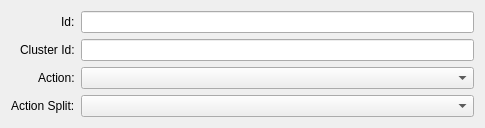
<?xml version="1.0" encoding="UTF-8"?>
<ui version="4.0">
 <class>EditorPropertyWidget</class>
 <widget class="QWidget" name="EditorPropertyWidget">
  <property name="geometry">
   <rect>
    <x>0</x>
    <y>0</y>
    <width>485</width>
    <height>128</height>
   </rect>
  </property>
  <property name="sizePolicy">
   <sizepolicy hsizetype="Preferred" vsizetype="Minimum">
    <horstretch>0</horstretch>
    <verstretch>0</verstretch>
   </sizepolicy>
  </property>
  <property name="windowTitle">
   <string>EditorPropertyWidget</string>
  </property>
  <layout class="QHBoxLayout" name="horizontalLayout">
   <item>
    <layout class="QFormLayout" name="formLayout">
     <property name="sizeConstraint">
      <enum>QLayout::SetDefaultConstraint</enum>
     </property>
     <property name="fieldGrowthPolicy">
      <enum>QFormLayout::ExpandingFieldsGrow</enum>
     </property>
     <property name="rowWrapPolicy">
      <enum>QFormLayout::DontWrapRows</enum>
     </property>
     <property name="labelAlignment">
      <set>Qt::AlignRight|Qt::AlignTrailing|Qt::AlignVCenter</set>
     </property>
     <item row="0" column="0">
      <widget class="QLabel" name="idLabel">
       <property name="text">
        <string>Id:</string>
       </property>
      </widget>
     </item>
     <item row="0" column="1">
      <widget class="QLineEdit" name="idLineEdit">
       <property name="enabled">
        <bool>true</bool>
       </property>
       <property name="readOnly">
        <bool>true</bool>
       </property>
      </widget>
     </item>
     <item row="1" column="0">
      <widget class="QLabel" name="clusterIdLabel">
       <property name="text">
        <string>Cluster Id:</string>
       </property>
      </widget>
     </item>
     <item row="1" column="1">
      <widget class="QLineEdit" name="clusterIdLineEdit">
       <property name="enabled">
        <bool>true</bool>
       </property>
       <property name="readOnly">
        <bool>true</bool>
       </property>
      </widget>
     </item>
     <item row="2" column="0">
      <widget class="QLabel" name="actionLabel">
       <property name="text">
        <string>Action:</string>
       </property>
      </widget>
     </item>
     <item row="3" column="0">
      <widget class="QLabel" name="actionSplitLabel">
       <property name="text">
        <string>Action Split:</string>
       </property>
      </widget>
     </item>
     <item row="3" column="1">
      <widget class="QComboBox" name="actionSplitComboBox">
       <property name="sizePolicy">
        <sizepolicy hsizetype="Expanding" vsizetype="Fixed">
         <horstretch>0</horstretch>
         <verstretch>0</verstretch>
        </sizepolicy>
       </property>
       <property name="sizeAdjustPolicy">
        <enum>QComboBox::AdjustToContentsOnFirstShow</enum>
       </property>
       <property name="modelColumn">
        <number>0</number>
       </property>
      </widget>
     </item>
     <item row="2" column="1">
      <widget class="QComboBox" name="actionComboBox">
       <property name="sizePolicy">
        <sizepolicy hsizetype="Expanding" vsizetype="Fixed">
         <horstretch>0</horstretch>
         <verstretch>0</verstretch>
        </sizepolicy>
       </property>
      </widget>
     </item>
    </layout>
   </item>
  </layout>
 </widget>
 <layoutdefault spacing="6" margin="11"/>
 <resources/>
 <connections/>
 <slots>
  <slot>onActionSplitChanged(int)</slot>
  <slot>onActionChanged(int)</slot>
 </slots>
</ui>
